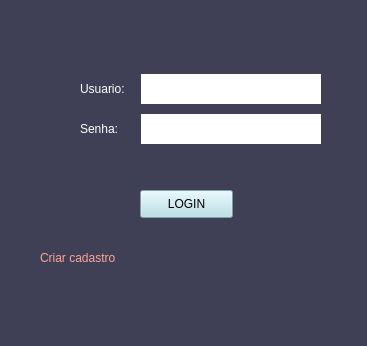
<?xml version="1.0" encoding="UTF-8"?>
<ui version="4.0">
 <class>MainWindow</class>
 <widget class="QMainWindow" name="MainWindow">
  <property name="geometry">
   <rect>
    <x>0</x>
    <y>0</y>
    <width>367</width>
    <height>346</height>
   </rect>
  </property>
  <property name="windowTitle">
   <string>MainWindow</string>
  </property>
  <property name="styleSheet">
   <string notr="true">background-color: rgb(63, 64, 85);</string>
  </property>
  <widget class="QWidget" name="centralwidget">
   <widget class="QWidget" name="verticalLayoutWidget">
    <property name="geometry">
     <rect>
      <x>80</x>
      <y>70</y>
      <width>241</width>
      <height>80</height>
     </rect>
    </property>
    <layout class="QVBoxLayout" name="verticalLayout">
     <item>
      <layout class="QHBoxLayout" name="horizontalLayout">
       <item>
        <widget class="QLabel" name="labelUsuario">
         <property name="maximumSize">
          <size>
           <width>120</width>
           <height>60</height>
          </size>
         </property>
         <property name="styleSheet">
          <string notr="true">color: #ffffff</string>
         </property>
         <property name="text">
          <string>Usuario: </string>
         </property>
        </widget>
       </item>
       <item>
        <widget class="QLineEdit" name="lineUser">
         <property name="maximumSize">
          <size>
           <width>180</width>
           <height>30</height>
          </size>
         </property>
         <property name="styleSheet">
          <string notr="true">background-color: #ffffff;border-radius: 150px;</string>
         </property>
         <property name="alignment">
          <set>Qt::AlignLeading|Qt::AlignLeft|Qt::AlignVCenter</set>
         </property>
        </widget>
       </item>
      </layout>
     </item>
     <item>
      <layout class="QHBoxLayout" name="horizontalLayout_2">
       <item>
        <widget class="QLabel" name="labelSenha">
         <property name="maximumSize">
          <size>
           <width>120</width>
           <height>60</height>
          </size>
         </property>
         <property name="styleSheet">
          <string notr="true">color: #ffffff</string>
         </property>
         <property name="text">
          <string>Senha:</string>
         </property>
        </widget>
       </item>
       <item>
        <widget class="QLineEdit" name="linePasswd">
         <property name="maximumSize">
          <size>
           <width>180</width>
           <height>30</height>
          </size>
         </property>
         <property name="styleSheet">
          <string notr="true">background-color: #ffffff;border-radius: 150px;</string>
         </property>
         <property name="alignment">
          <set>Qt::AlignLeading|Qt::AlignLeft|Qt::AlignVCenter</set>
         </property>
        </widget>
       </item>
      </layout>
     </item>
    </layout>
   </widget>
   <widget class="QPushButton" name="btnLogin">
    <property name="geometry">
     <rect>
      <x>140</x>
      <y>190</y>
      <width>93</width>
      <height>28</height>
     </rect>
    </property>
    <property name="styleSheet">
     <string notr="true">background-color: rgb(178, 221, 231);</string>
    </property>
    <property name="text">
     <string>LOGIN</string>
    </property>
   </widget>
   <widget class="QLabel" name="labelCriarUsuario">
    <property name="geometry">
     <rect>
      <x>40</x>
      <y>250</y>
      <width>91</width>
      <height>16</height>
     </rect>
    </property>
    <property name="styleSheet">
     <string notr="true">color: #ffa399</string>
    </property>
    <property name="text">
     <string>Criar cadastro</string>
    </property>
   </widget>
   <widget class="QLabel" name="labelNotificacao">
    <property name="geometry">
     <rect>
      <x>120</x>
      <y>160</y>
      <width>161</width>
      <height>20</height>
     </rect>
    </property>
    <property name="styleSheet">
     <string notr="true">color: rgb(255, 85, 0);</string>
    </property>
    <property name="text">
     <string/>
    </property>
   </widget>
  </widget>
  <widget class="QMenuBar" name="menubar">
   <property name="geometry">
    <rect>
     <x>0</x>
     <y>0</y>
     <width>367</width>
     <height>26</height>
    </rect>
   </property>
  </widget>
  <widget class="QStatusBar" name="statusbar"/>
 </widget>
 <resources/>
 <connections/>
</ui>
